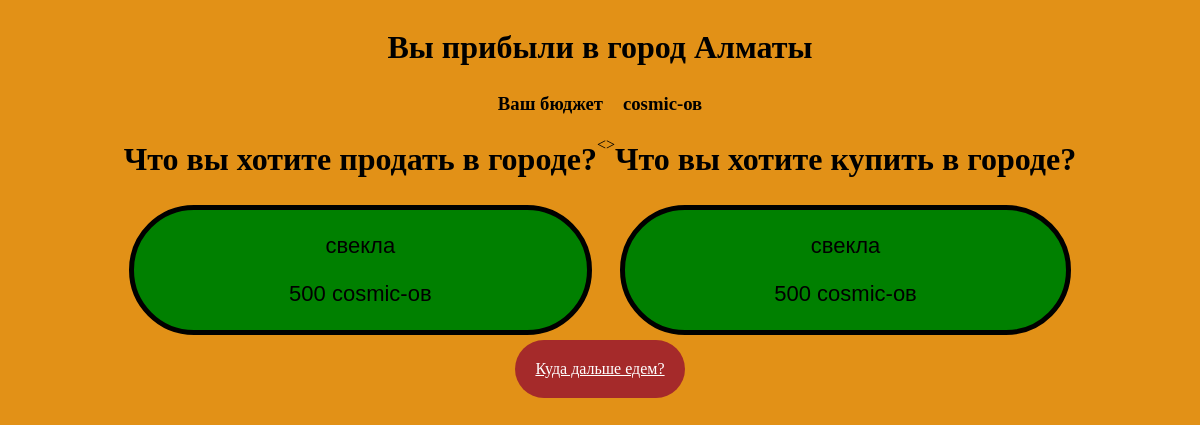
The page /MovingDone/1 on the database its author committed.
### Game_Main/models.py (models this page shows)
class City(models.Model):
    title = models.CharField(max_length=100)
    products = models.ManyToManyField(Product)
    daysToArrivalTelega=models.IntegerField(blank=True)
    def __str__(self):
        return self.title

class Product(models.Model):
    name = models.CharField(max_length=100)
    type_product = models.CharField(max_length=100)
    freshness = models.CharField(max_length=100)
    cost = models.IntegerField()
    weightkg = models.IntegerField()
    def __str__(self):
        return self.name

### Game_Main/views.py (the view)
# urls.py: path("MovingDone/<str:city_id>",views.MovingDone),
def MovingDone(requests,city_id):
    city = City.objects.get(id=city_id)
    dealer = Dealer.objects.get(id=1)
    city_products = city.products.all()
    dealer_products = dealer.products.all()
    return render(requests,'Game_Main/MovingDone.html',
    {
        'city':city,
        'dealer':dealer,
        'dealer_products':dealer_products,
        'city_products':city_products
    })

### Game_Main/templates/Game_Main/MovingDone.html (shortened to what this page needs)
<!DOCTYPE html>
<html lang="en">
<head>
    {% load static %}
    <link rel="stylesheet" href="{% static 'css/MoveToCity.css' %}">
    <link rel="stylesheet" href="{% static 'css/style.css' %}">
    <link rel="stylesheet" href="{% static 'css/CityStyle.css' %}">
</head>
<body>
    <div class="center_div">
        <h1>Вы прибыли в город {{ city }} </h1>
        <div class="bud">
            <h3>Ваш бюджет </h3>
            <h3>cosmic-ов</h3>
        </div>
        <div class="ShopBox">
            <div class="productsBox">
            <h1>Что вы хотите продать в городе?</h1>
                {% for product in dealer_products %}
                <button class="OneProduct" onclick="SellProduct('{{product.id }}')">
                    <p>
                        {{ product }}
                    </p>
                    <p>
                         {{ product.cost }} cosmic-ов
                    </p>
                 </button>
                {% endfor %}
            </div>
            <div class="">
                <p><></p>
            </div>
            <div class="productsBox">
            <h1>Что вы хотите купить в городе?</h1>
                {% for product in city_products %}
                <button class="OneProduct" onclick="BuyProduct('{{product.id }}')">
                    <p>
                        {{ product }}
                    </p>
                    <p>
                         {{ product.cost }} cosmic-ов
                    </p>
                </button>
                {% endfor %}
            </div>
        </div>
        <a href="{% url 'listCitysUrl' %}" class="listCitys">Куда дальше едем?</a>
    </div>
</body>
</html>

### Game_Main/static/css/style.css (style rules this page uses)
body { background-color: rgb(226, 145, 23); }
.center_div { display: flex; justify-content: center; align-items: center; flex-direction: column; }

### Game_Main/static/css/CityStyle.css (style rules this page uses)
.ShopBox { display: flex; flex-direction: row; }
.productsBox { display: flex; flex-direction: column; }
.OneProduct { font-size: 22px; border: solid 5px; margin: 5px; background-color: green; border-radius: 15rem; transition: 0.5s; }
h1 { padding: 0; }
.bud { display: flex; flex-direction: row; }
.bud h3 { margin: 5px; }
.listCitys { background-color: brown; padding: 20px; color: white; border-radius: 15rem; }

### rows shown on the page
City: title "Алматы"
Product: name "свекла", cost "500"
